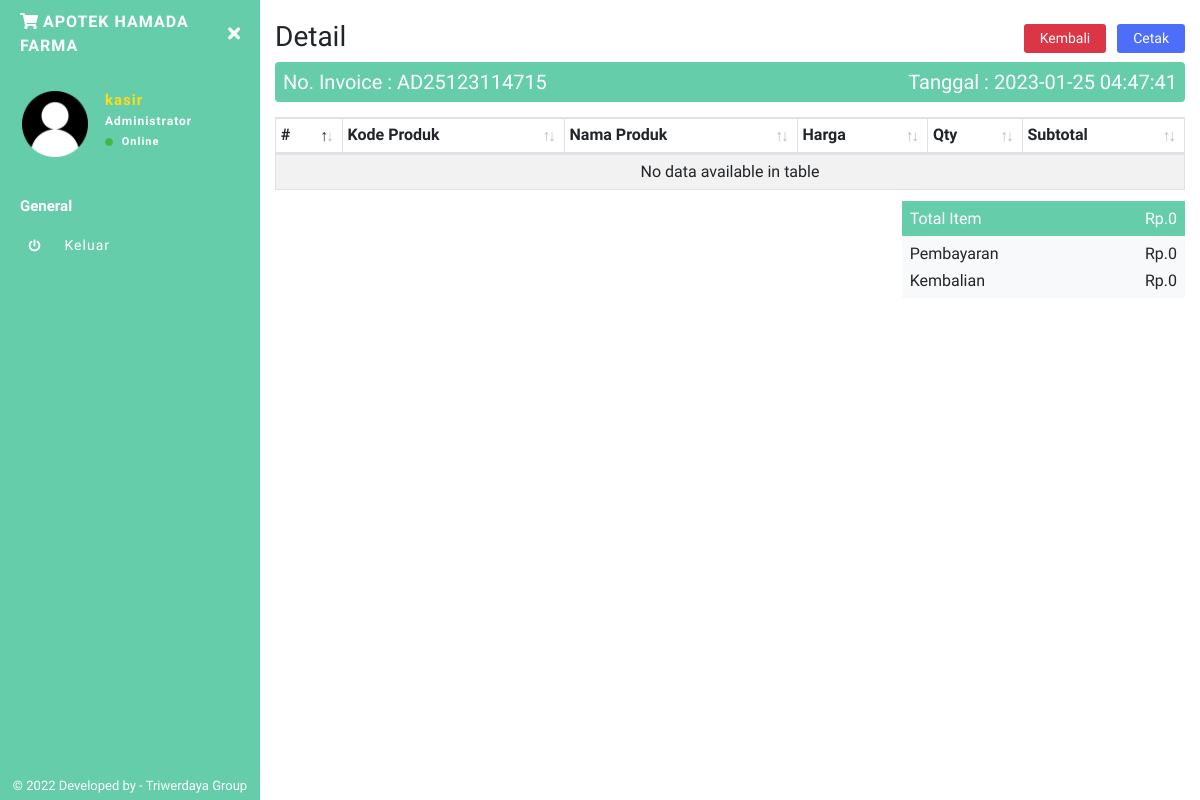
/apotek/kasir/invoice.php?detail=AD25123114715 (signed in), run on the app's committed database.
### tables this page shows
CREATE TABLE `inv` (
  `invid` int(11) NOT NULL,
  `invoice` varchar(100) NOT NULL,
  `tgl_inv` timestamp NOT NULL DEFAULT current_timestamp() ON UPDATE current_timestamp(),
  `pembayaran` int(11) NOT NULL,
  `kembalian` int(11) NOT NULL,
  `status` varchar(10) NOT NULL,
  `toko` varchar(255) NOT NULL
);

### apotek/kasir/invoice.php (the view, shortened to what this page needs)
<?php include 'sidebar.php'; ?>
<?php
$noinv = $_GET['detail'];
$DataInv = mysqli_fetch_array(mysqli_query($conn, "SELECT * FROM inv WHERE invoice='$noinv'"));
$Dbayar = $DataInv['pembayaran'];
$Dkembali = $DataInv['kembalian'];
$Datee = $DataInv['tgl_inv'];
?>
<h1 class="h3 mb-2">
    Detail
    <span class="float-right">
        <a href="index.php" class="btn btn-danger btn-sm px-3 mr-1">Kembali</a>
        <button type="button" class="btn btn-primary btn-sm px-3" onclick="document.title='Invoice#<?php echo $noinv ?>';window.print()">
            Cetak</button>
    </span>
</h1>
<div class="bg-purple p-2 text-white" style="border-radius:0.25rem;">
    <div class="row">
        <div class="col-lg-6">
            <h5 class="mb-0">No. Invoice : <?php echo $noinv ?></h5>
        </div>
        <div class="col-lg-6">
            <h5 class="mb-0 date-inv">Tanggal : <?php echo $Datee ?></h5>
        </div>
    </div>
</div>
<table class="table table-striped table-sm table-bordered dt-responsive nowrap print-none" id="cart" width="100%">
    <thead>
        <tr>
            <th>#</th>
            <th>Kode Produk</th>
            <th>Nama Produk</th>
            <th>Harga</th>
            <th>Qty</th>
            <th>Subtotal</th>
        </tr>
    </thead>
    <tbody>
    </tbody>
</table>
<?php
$i4 = mysqli_fetch_assoc(mysqli_query($conn, "SELECT SUM(subtotal) as isub FROM laporan WHERE invoice='$noinv'"));
?>
<div class="row justify-content-end mt-1">
    <div class="col-sm-6 col-md-5 col-lg-4">
        <div class="bg-purple text-white p-2">
            <h6 class="mb-0">Total Item
                <span class="float-right">Rp.<?php echo ribuan($i4['isub']); ?></span>
            </h6>
        </div>
        <div class="bg-light p-2">
            <h6 class="mb-2">Pembayaran
                <span class="float-right">Rp.<?php echo ribuan($Dbayar); ?></span>
            </h6>
            <h6 class="mb-0">Kembalian
                <span class="float-right">Rp.<?php echo ribuan($Dkembali); ?></span>
            </h6>
        </div>
    </div>
</div>
<?php include 'footer.php'; ?>

### apotek/kasir/sidebar.php (shortened to what this page needs)
<?php
include "../../config.php";
  function ribuan ($nilai){
    return number_format ($nilai, 0, ',', '.');
}
$uid = $_SESSION['userid'];
$DataLogin = mysqli_fetch_array(mysqli_query($conn,"SELECT * FROM login WHERE userid='$uid'"));
$username = $DataLogin['username'];
$toko = $DataLogin['toko'];
$logo = $DataLogin['logo'];
?>
<!DOCTYPE html>
<html>
<head>
    <link rel="stylesheet" href="https://maxcdn.bootstrapcdn.com/bootstrap/4.0.0/css/bootstrap.min.css">
    <link href="../../assets/css/style.css" rel="stylesheet">
    <link href="https://use.fontawesome.com/releases/v5.0.6/css/all.css" rel="stylesheet">
    <link href="../../assets/vendor/datatables/dataTables.bootstrap4.min.css" rel="stylesheet">
  <link href="../../assets/vendor/datatables/responsive.bootstrap4.min.css" rel="stylesheet">
</head>
<body>
<div class="page-wrapper chiller-theme toggled">
  <nav id="sidebar" class="sidebar-wrapper">
    <div class="sidebar-content">
      <div class="sidebar-brand">
        <a href="./"><i class="fas fa-shopping-cart mr-1"></i><?php echo $toko ?></a>
        <div id="close-sidebar">
          <i class="fas fa-times"></i>
        </div>
      </div>
      <div class="sidebar-header">
        <div class="user-pic" style="height:70px;width:70px;">
          <img class="img-responsive img-rounded" src="../../assets/images/<?php echo $logo ?>"
            alt="User picture">
        </div>
        <div class="user-info">
          <span class="user-name"><?php echo $username ?>
          </span>
          <span class="user-role">Administrator</span>
          <span class="user-status">
            <i class="fa fa-circle"></i>
            <span>Online</span>
          </span>
        </div>
      </div>
      <div class="sidebar-menu">
        <ul>
          <li class="header-menu">
            <span>General</span>
          </li>
          <li>
            <a href="#Exit" data-toggle="modal">
              <i class="fa fa-power-off"></i>
              <span>Keluar</span>
            </a>
          </li>
        </ul>
      </div>
    </div>
    <div class="sidebar-footer">
    © 2022 Developed by - Triwerdaya Group</a>
    </div>
  </nav>
  <main class="page-content">
    <div class="container-fluid">

### data on the page
inv: tgl_inv "2023-01-25 04:47:41", pembayaran "0", kembalian "0"

### other printed values
$toko "APOTEK HAMADA FARMA"
$username "kasir"
$noinv "AD25123114715"
ribuan($i4['isub']) "0"
